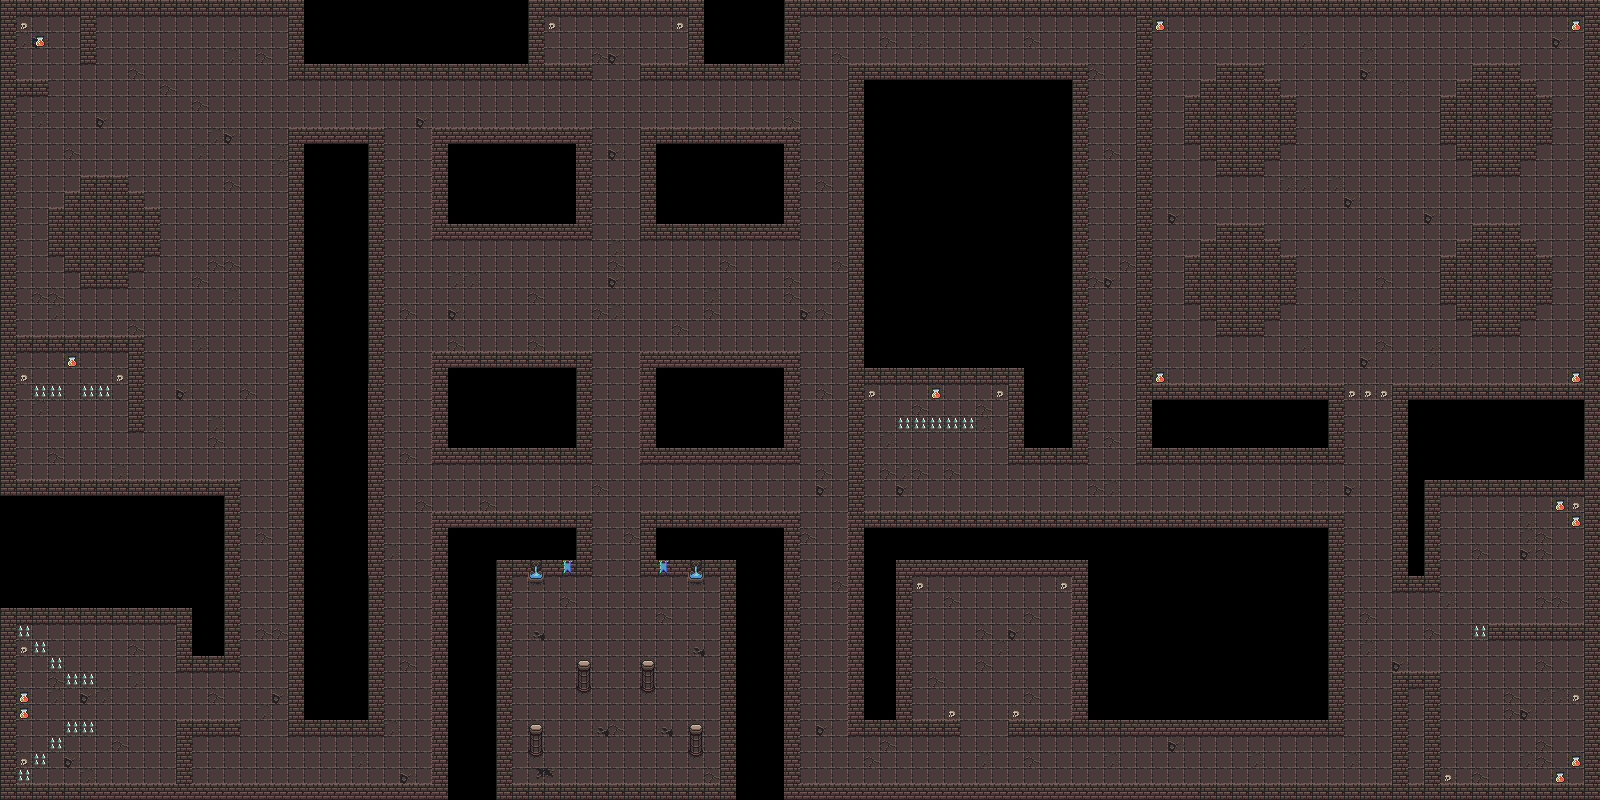

Below is a game level as drawn by its tile map, then a one-line description and the .tmx that defines it (tile-layer data replaced by summaries):
An orthogonal 100x50 tile map with 16x16 px tiles, 2 tile layers (Base Layer, Enhancement Layer).

<map version="1.4" tiledversion="1.4.2" orientation="orthogonal" renderorder="left-down" width="100" height="50" tilewidth="16" tileheight="16" infinite="0" nextlayerid="4" nextobjectid="1">
 <tileset firstgid="1" source="0x72_DungeonTilesetII_v1.3.tsx" />
 <layer id="2" name="Base Layer" width="100" height="50">
  <data>[5000 cells, 3910 non-empty, 14 distinct tile ids]</data>
 </layer>
 <layer id="3" name="Enhancement Layer" width="100" height="50">
  <data>[5000 cells, 74 non-empty, 11 distinct tile ids]</data>
 </layer>
</map>
